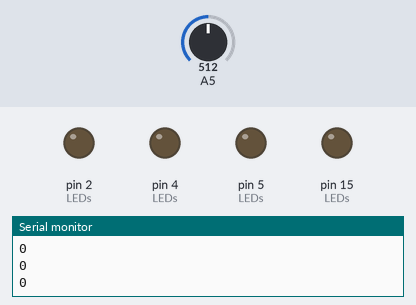
Simulated run of this sketch. Board: Arduino Uno, built with avr-gcc and run on an emulated ATmega328P. On the bench: output pins drawn as LEDs (lit = HIGH), the last lines printed to the serial monitor. The test bench sets the inputs (shaded band); at power-on: A5 = 512.

Above: at 1.2 s.
1.3 s: A5 set to 804
2.8 s: A5 set to 831
At 3.1 s:
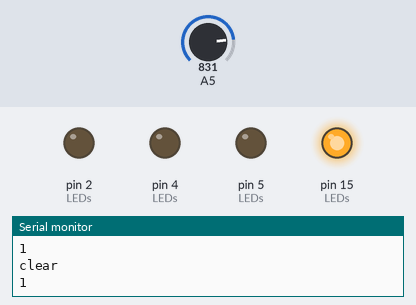
4.3 s: A5 set to 716
At 5.5 s:
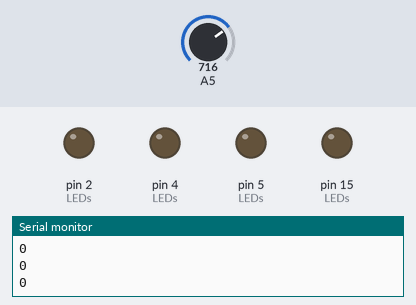
5.8 s: A5 set to 900
At 6.8 s:
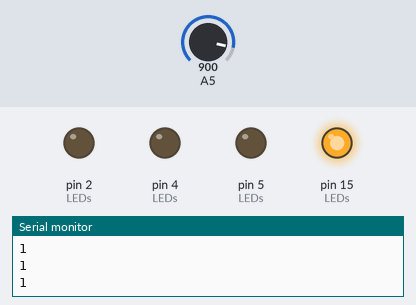
Timing chart, 0 to 8.3 s (numbered marks = the images above; inputs shaded):
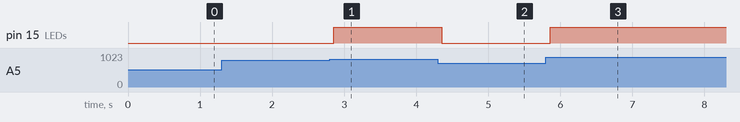

The sketch:

enhance.ino
```cpp
#define LED1 15
#define LED2 2
#define LED3 0
#define LED4 4
#define LED5 5
int LEDs[]={LED1,LED2,LED3,LED4,LED5};
void setup() {
  Serial.begin(9600);
  int i;
  for(i=0;i<5;i++)
  {
    pinMode(LEDs[i],OUTPUT);
  }

}
int sensor;
void clear()
{
  Serial.println("clear");
  short int i;
  for(i=0;i<5;i++)
  {
    digitalWrite(LEDs[i],LOW);
  }
}
int deltaS=-1;
void loop() {
  // put your main code here, to run repeatedly:
  sensor=analogRead(13);
  sensor = map(sensor,0,4095,0,5);
  Serial.println(sensor);
  if (deltaS!=sensor)
  {
    deltaS=sensor;//update
    clear();
    short int i;
    for(i=0;i<sensor;i++)
    {
    digitalWrite(LEDs[i],HIGH);
    }
  }
  delay(150);
}
```

Measured:
- the behaviour switches between 818 and 819 on A5 (found by bisection; images 0 and 1)
- after the input at 2.8 s, pin 15 (LEDs): LOW → HIGH after 0.06 s
- after the input at 4.3 s, pin 15 (LEDs): HIGH → LOW after 0.06 s
- after the input at 5.8 s, pin 15 (LEDs): LOW → HIGH after 0.06 s
